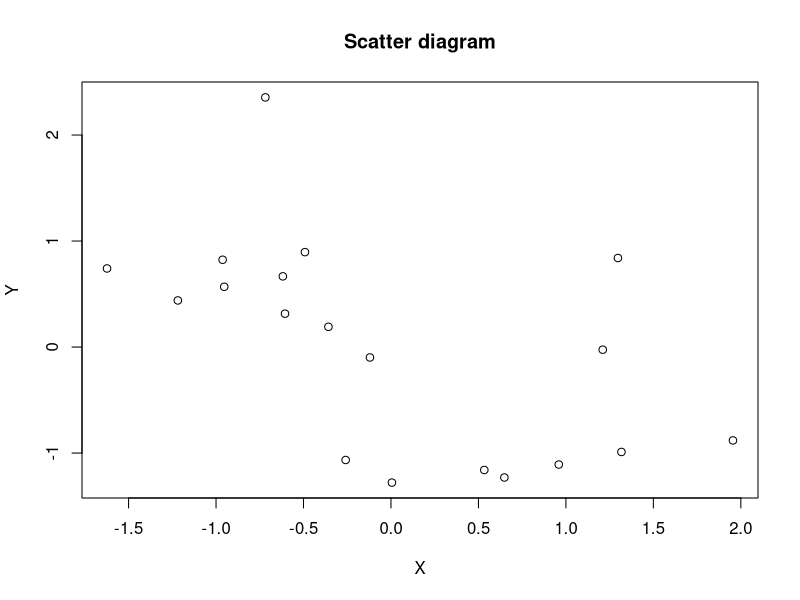
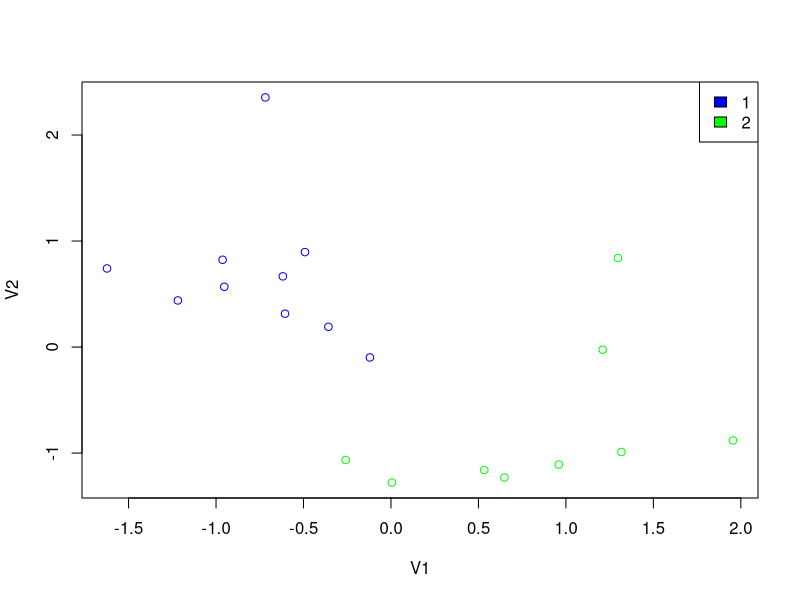
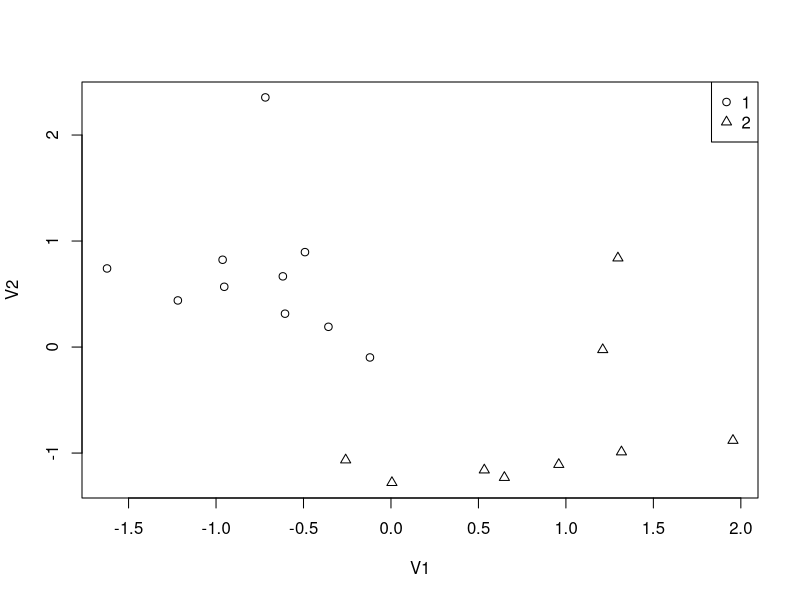
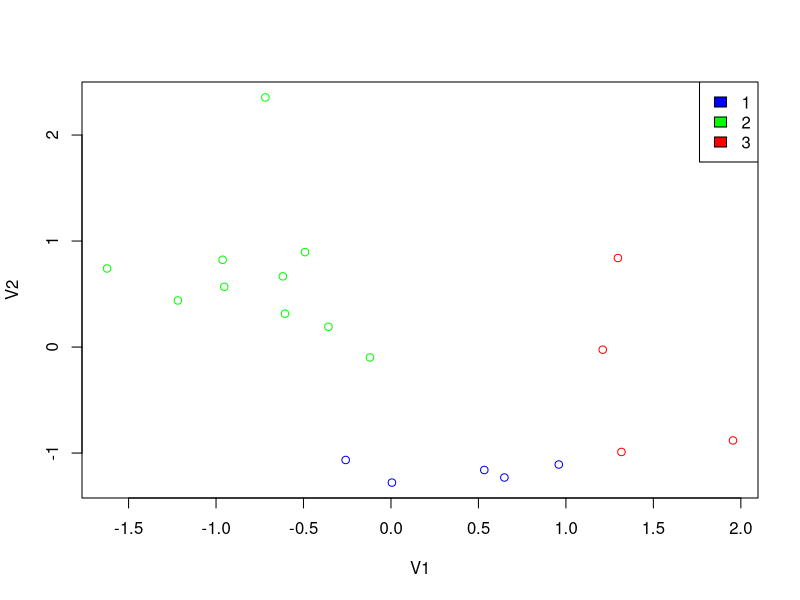
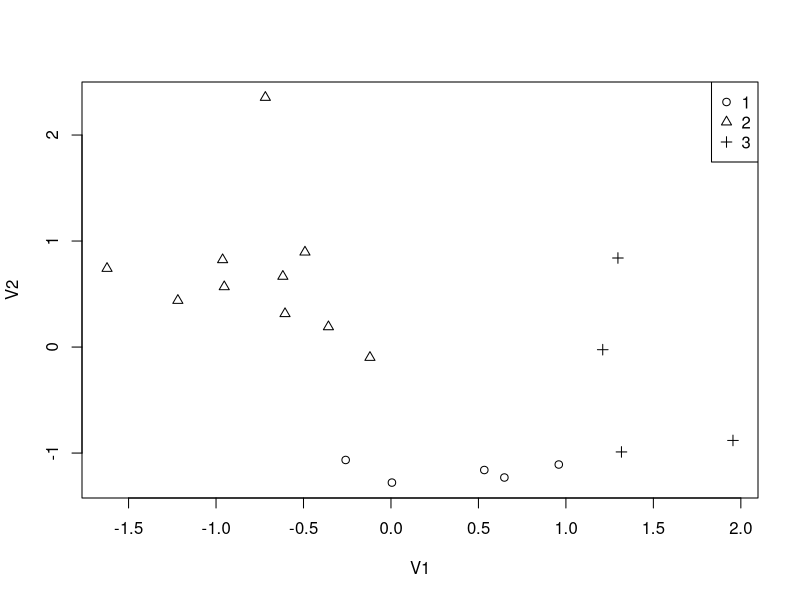

These charts were generated, in order, by the following R code:
table <- read.table ("data.txt")
t<-scale(table)
plot(t,type="p",main="Scatter diagram",xlab="X", ylab="Y")
cl1 <- kmeans(t,2)
table(cl1$cluster)
cl1$centers

plot(t,col=c("blue", "green")[cl1$cluster])
legend("topright",legend=c("1","2"),fill=c("blue","green"))

plot(t,pch=(1:2)[cl1$cluster])
legend("topright",legend=c("1","2"),pch=c(1,2))

cl2<-kmeans(t,3)
table(cl2$cluster)
cl2$centers

plot(t,col=c("blue", "green", "red")[cl2$cluster])
legend("topright",legend=c("1","2", "3"),fill=c("blue","green", "red"))

plot(t,pch=(1:3)[cl2$cluster])
legend("topright",legend=c("1","2","3"),pch=c(1,2,3))